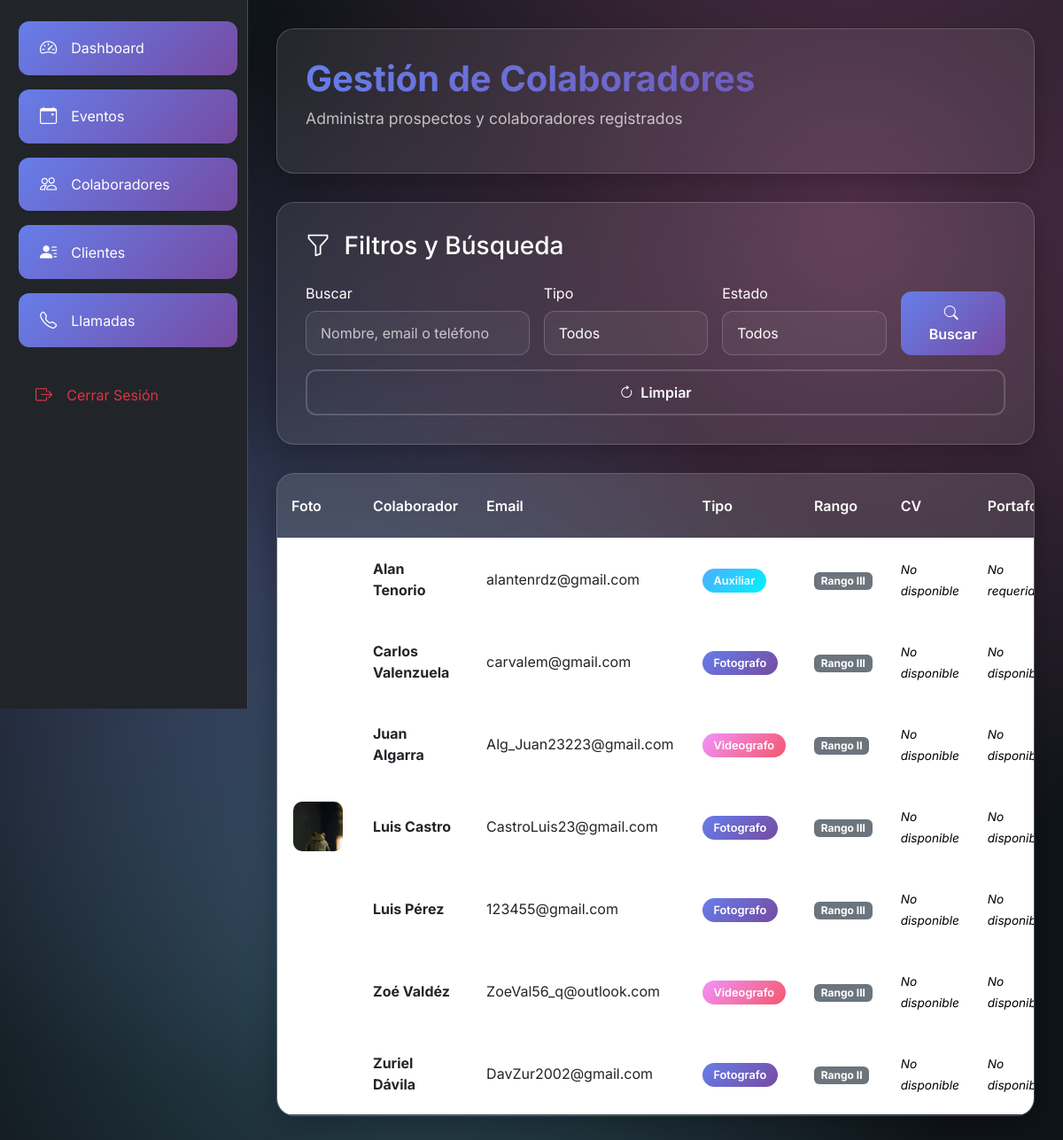
The page /admin/gestion_colaboradores.php?error=id_invalido (signed in) on the database its author committed.
### tables this page shows
CREATE TABLE `usuarios` (
  `id` int(11) NOT NULL,
  `nombre` varchar(100) NOT NULL,
  `email` varchar(100) NOT NULL,
  `telefono` varchar(20) DEFAULT NULL,
  `password` varchar(255) NOT NULL,
  `rol` enum('admin','colaborador','cliente') NOT NULL,
  `tipo_colaborador` enum('fotografo','videografo','auxiliar','') DEFAULT NULL,
  `rango_colaborador` enum('I','II','III','') DEFAULT NULL,
  `fecha_registro` datetime DEFAULT current_timestamp(),
  `activo` tinyint(1) DEFAULT 1,
  `foto_id` varchar(255) DEFAULT NULL,
  `cv_path` varchar(255) DEFAULT NULL COMMENT 'Ruta del CV del colaborador',
  `portfolio_path` varchar(255) DEFAULT NULL COMMENT 'Ruta del portafolio del colaborador'
);

### admin/gestion_colaboradores.php (the view, shortened to what this page needs)
<?php
require_once(__DIR__ . '/../includes/config.php');
$busqueda = isset($_GET['busqueda']) ? trim($_GET['busqueda']) : '';
$filtro_tipo = isset($_GET['tipo']) ? $_GET['tipo'] : 'todos';
$filtro_estado = isset($_GET['estado']) ? $_GET['estado'] : 'todos';
$pagina = isset($_GET['pagina']) ? max(1, intval($_GET['pagina'])) : 1;
$por_pagina = 10;
try {
    $sql = "SELECT * FROM usuarios WHERE rol = 'colaborador'";
    $params = [];
    $offset = ($pagina - 1) * $por_pagina;
    $sql .= " ORDER BY nombre ASC LIMIT " . intval($por_pagina) . " OFFSET " . intval($offset);
    $stmt = $conn->prepare($sql);
    $stmt->execute($params);
    $colaboradores = $stmt->fetchAll(PDO::FETCH_ASSOC);
} catch (PDOException $e) {
    die("Error al obtener datos: " . $e->getMessage());
}
?>
<!DOCTYPE html>
<html lang="es">
<head>
  <link href="https://cdn.jsdelivr.net/npm/bootstrap@5.3.0/dist/css/bootstrap.min.css" rel="stylesheet" />
  <link rel="stylesheet" href="https://cdn.jsdelivr.net/npm/bootstrap-icons@1.11.1/font/bootstrap-icons.css" />
</head>
<body>
  <?php include(__DIR__ . '/../includes/admin_sidebar.php'); ?>
  <div class="main-content">
    <div class="page-header">
      <h1 class="page-title">Gestión de Colaboradores</h1>
      <p class="page-subtitle">Administra prospectos y colaboradores registrados</p>
    </div>
    <div class="glass-card">
      <h3 class="mb-4">
        <i class="bi bi-funnel me-2"></i>
        Filtros y Búsqueda
      </h3>
      <form method="GET" class="row g-3">
        <div class="col-md-4">
          <label for="busqueda" class="form-label">Buscar</label>
          <input type="text" class="form-control" id="busqueda" name="busqueda"
                 value="<?php echo htmlspecialchars($busqueda); ?>"
                 placeholder="Nombre, email o teléfono">
        </div>
        <div class="col-md-3">
          <label for="tipo" class="form-label">Tipo</label>
          <select class="form-select" id="tipo" name="tipo">
            <option value="todos" <?php echo $filtro_tipo === 'todos' ? 'selected' : ''; ?>>Todos</option>
          </select>
        </div>
        <div class="col-md-3">
          <label for="estado" class="form-label">Estado</label>
          <select class="form-select" id="estado" name="estado">
            <option value="todos" <?php echo $filtro_estado === 'todos' ? 'selected' : ''; ?>>Todos</option>
          </select>
        </div>
        <div class="col-md-2 d-flex align-items-end gap-2">
          <button type="submit" class="btn btn-gradient w-100">
            <i class="bi bi-search me-1"></i> Buscar
          </button>
        </div>
        <div class="col-12">
          <a href="gestion_colaboradores.php" class="btn btn-outline-light w-100">
            <i class="bi bi-arrow-clockwise me-1"></i> Limpiar
          </a>
        </div>
      </form>
    </div>
    <div class="table-container">
      <div class="table-responsive">
        <table class="table">
          <thead>
            <tr>
              <th>Foto</th>
              <th>Colaborador</th>
              <th>Email</th>
              <th>Tipo</th>
              <th>Rango</th>
              <th>CV</th>
              <th>Portafolio</th>
            </tr>
          </thead>
          <tbody>
            <?php if (empty($colaboradores)): ?>
              <tr>
                <td colspan="10" class="text-center py-4">
                  <i class="bi bi-inbox" style="font-size: 3rem; color: var(--text-secondary);"></i>
                  <p class="mt-2 mb-0" style="color: var(--text-secondary);">No se encontraron colaboradores</p>
                </td>
              </tr>
            <?php else: ?>
              <?php foreach ($colaboradores as $colaborador): ?>
                <tr>
                  <td>
                    <?php if (!empty($colaborador['foto_id']) && file_exists(__DIR__ . '/../' . $colaborador['foto_id'])): ?>
                      <img src="../<?php echo htmlspecialchars($colaborador['foto_id']); ?>"
                           alt="Foto de <?php echo htmlspecialchars($colaborador['nombre']); ?>"
                           class="photo-preview"
                           onclick="showPhotoModal('../<?php echo htmlspecialchars($colaborador['foto_id']); ?>', '<?php echo htmlspecialchars($colaborador['nombre']); ?>')">
                    <?php else: ?>
                      <div class="photo-preview d-flex align-items-center justify-content-center" style="background: var(--glass-border);">
                        <i class="bi bi-person-fill" style="color: var(--text-secondary);"></i>
                      </div>
                    <?php endif; ?>
                  </td>
                  <td>
                    <strong><?php echo htmlspecialchars($colaborador['nombre']); ?></strong>
                  </td>
                  <td><?php echo htmlspecialchars($colaborador['email']); ?></td>
                  <td>
                    <?php if (!empty($colaborador['tipo_colaborador'])): ?>
                      <span class="tipo-badge tipo-<?php echo $colaborador['tipo_colaborador']; ?>">
                        <?php echo ucfirst($colaborador['tipo_colaborador']); ?>
                      </span>
                    <?php else: ?>
                      <span class="text-muted">No especificado</span>
                    <?php endif; ?>
                  </td>
                  <td>
                    <?php if (!empty($colaborador['rango_colaborador'])): ?>
                      <span class="badge bg-secondary">Rango <?php echo $colaborador['rango_colaborador']; ?></span>
                    <?php else: ?>
                      <span class="text-muted">-</span>
                    <?php endif; ?>
                  </td>
                  <td>
                    <?php if (!empty($colaborador['cv_path']) && file_exists(__DIR__ . '/../' . $colaborador['cv_path'])): ?>
                      <a href="../<?php echo htmlspecialchars($colaborador['cv_path']); ?>" target="_blank" class="file-link">
                        <i class="bi bi-file-earmark-text"></i> Ver CV
                      </a>
                    <?php else: ?>
                      <span class="no-file">No disponible</span>
                    <?php endif; ?>
                  </td>
                  <td>
                    <?php if (!empty($colaborador['portfolio_path']) && file_exists(__DIR__ . '/../' . $colaborador['portfolio_path'])): ?>
                      <a href="../<?php echo htmlspecialchars($colaborador['portfolio_path']); ?>" target="_blank" class="file-link">
                        <i class="bi bi-folder "></i> Ver Portafolio
                      </a>
                    <?php elseif ($colaborador['tipo_colaborador'] === 'auxiliar'): ?>
                      <span class="no-file">No requerido</span>
                    <?php else: ?>
                      <span class="no-file">No disponible</span>
                    <?php endif; ?>
                  </td>
                </tr>
              <?php endforeach; ?>
            <?php endif; ?>
          </tbody>
        </table>
      </div>
    </div>
  </div>
</body>
</html>

### includes/admin_sidebar.php
<div class="col-md-3 col-lg-2 d-md-block sidebar bg-dark">
  <div class="position-sticky pt-3">
    <ul class="nav flex-column">
      <li class="nav-item">
        <a class="nav-link active" href="dashboard.php">
          <i class="bi bi-speedometer2"></i> Dashboard
        </a>
      </li>
      <li class="nav-item">
        <a class="nav-link active " href="gestion_eventos.php">
          <i class="bi bi-calendar-event"></i> Eventos
        </a>
      </li>
      <li class="nav-item">
        <a class="nav-link active" href="gestion_colaboradores.php">
          <i class="bi bi-people"></i> Colaboradores
        </a>
      </li>
      <li class="nav-item">
        <a class="nav-link active" href="gestion_clientes.php">
          <i class="bi bi-person-lines-fill"></i> Clientes
        </a>
      </li>
      <li class="nav-item">
        <a class="nav-link active" href="llamadas.php">
          <i class="bi bi-telephone"></i> Llamadas
        </a>
      </li>
      <li class="nav-item mt-3">
        <a class="nav-link text-danger" href="/logout.php">
          <i class="bi bi-box-arrow-right"></i> Cerrar Sesión
        </a>
      </li>
    </ul>
  </div>
</div>

### rows shown on the page
usuarios: nombre "Alan Tenorio", email "alantenrdz@gmail.com", tipo_colaborador "Auxiliar", rango_colaborador "III", shows "No disponible", shows "No…"
usuarios: nombre "Carlos Valenzuela", email "carvalem@gmail.com", tipo_colaborador "Fotografo", rango_colaborador "III", shows "No disponible", shows "No…"
usuarios: nombre "Juan Algarra", email "Alg_Juan23223@gmail.com", tipo_colaborador "Videografo", rango_colaborador "II", shows "No disponible", shows "No…"
usuarios: foto (picture), nombre "Luis Castro", email "CastroLuis23@gmail.com", tipo_colaborador "Fotografo", rango_colaborador "III", shows "No disponible", shows "No…"
usuarios: nombre "Luis Pérez", email "123455@gmail.com", tipo_colaborador "Fotografo", rango_colaborador "III", shows "No disponible", shows "No…"
usuarios: nombre "Zoé Valdéz", email "ZoeVal56_q@outlook.com", tipo_colaborador "Videografo", rango_colaborador "III", shows "No disponible", shows "No…"
usuarios: nombre "Zuriel Dávila", email "DavZur2002@gmail.com", tipo_colaborador "Fotografo", rango_colaborador "II", shows "No disponible", shows "No…"
